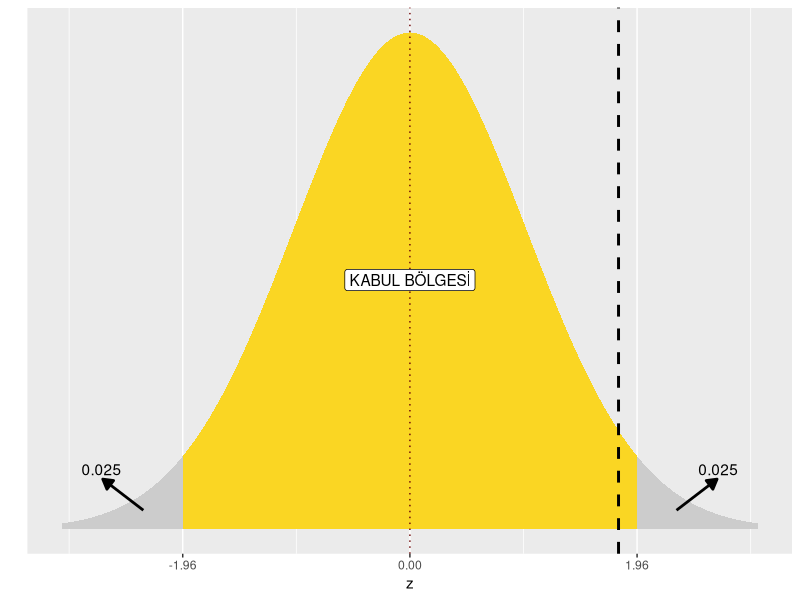
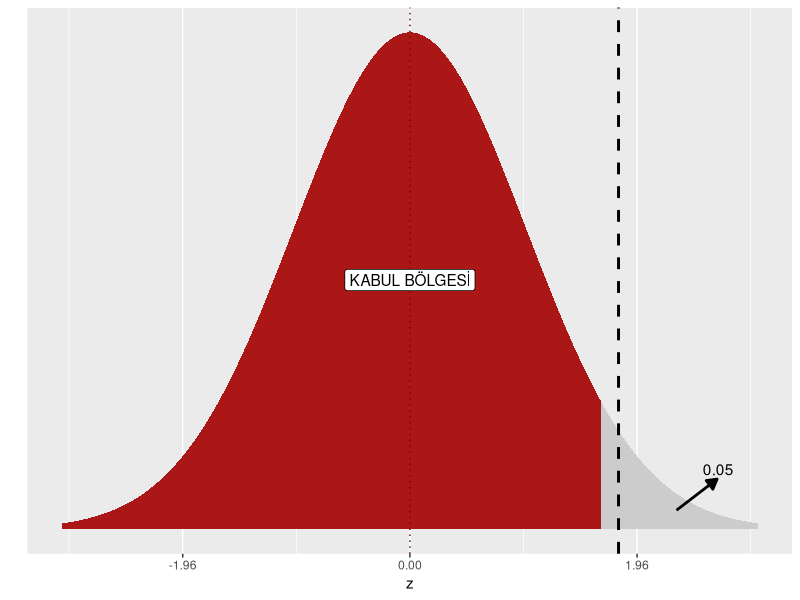

Reproduce these figures in R, in order.
## ---- chunk 1
library(ggplot2)
ggplot(NULL, aes(c(-3,1))) +
  geom_area(stat = "function", fun = dnorm, fill = "grey80", xlim = c(-3, -1.96)) +
  geom_area(stat = "function", fun = dnorm, fill = "#FAD623", xlim = c(-1.96, 1.96)) +
  geom_area(stat = "function", fun = dnorm, fill = "grey80", xlim = c(1.96, 3)) +
  geom_vline(xintercept = 0, color = "#6C0606", linetype = "dotted") +
  geom_vline(xintercept = 1.8, color = "#000000", lwd=1, linetype = "dashed") +
  labs(x = "z", y = "") +
  scale_y_continuous(breaks = NULL) +
  scale_x_continuous(breaks = c(-1.96, 0, 1.96))+
  annotate("label", x = 0, y = 0.2, label = "KABUL BÖLGESİ")+
  annotate("segment", x = 2.3, xend = 2.65, y = 0.015, yend =0.04,
           colour = "black", size = 0.95, arrow = arrow(type = "closed", length = unit(0.02, "npc"))) +
  annotate("text", x=2.66, y=0.048, label='0.025')+
  annotate("segment", x = -2.3, xend = -2.65, y = 0.015, yend =0.04,
           colour = "black", size = 0.95, arrow = arrow(type = "closed", length = unit(0.02, "npc"))) +
  annotate("text", x=-2.66, y=0.048, label='0.025')
## ---- chunk 2
library(ggplot2)
ggplot(NULL, aes(c(-3,1))) +
  geom_area(stat = "function", fun = dnorm, fill = "#AB1616", xlim = c(-3, 1.65)) +
  geom_area(stat = "function", fun = dnorm, fill = "grey80", xlim = c(1.65, 3)) +
  geom_vline(xintercept = 0, color = "#6C0606", linetype = "dotted") +
  geom_vline(xintercept = 1.8, color = "#000000", lwd=1, linetype = "dashed") +
  labs(x = "z", y = "") +
  scale_y_continuous(breaks = NULL) +
  scale_x_continuous(breaks = c(-1.96, 0, 1.96))+
  annotate("label", x = 0, y = 0.2, label = "KABUL BÖLGESİ")+
  annotate("segment", x = 2.3, xend = 2.65, y = 0.015, yend =0.04,
           colour = "black", size = 0.95, arrow = arrow(type = "closed", length = unit(0.02, "npc"))) +
  annotate("text", x=2.66, y=0.048, label='0.05')
## ---- chunk 3

mu0 <- 4.0
n <- 9
xbar <- 4.6
sigma <- 1.0

Z <- (xbar - mu0) / (1 / sqrt(n))
Z
## ---- chunk 4
1 - pnorm(1.8, mean=0, sd=1) + pnorm(-1.8, mean=0, sd=1)
